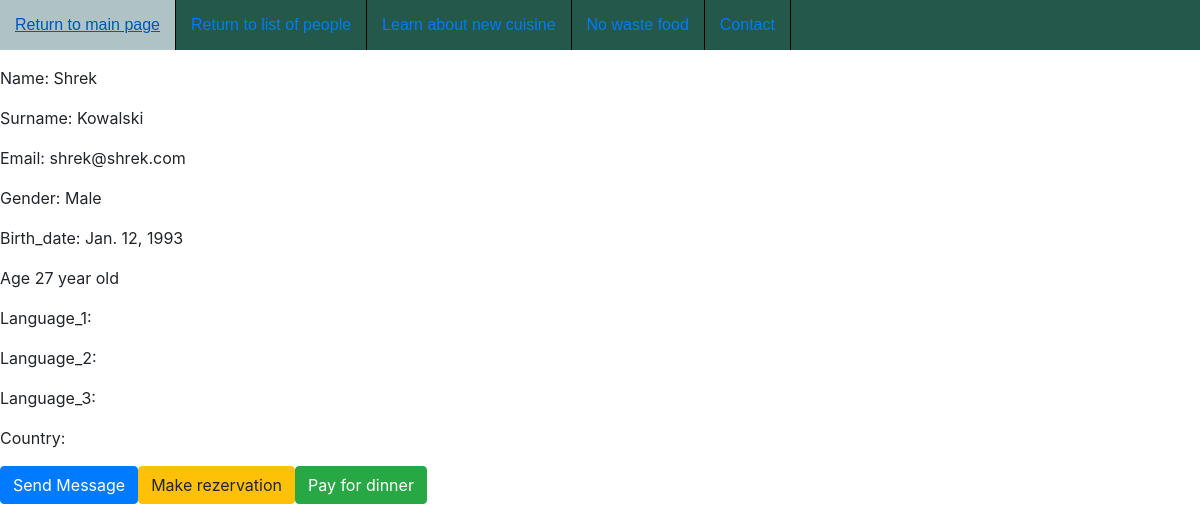
/user_detail/9/, run on the app's committed database.
### cooking/models.py (models this page shows)
class CustomUser(User):
    GENDER_CHOICES = (
        ('M', 'Male'),
        ('F', 'Female'),
    )
    gender = models.CharField(max_length=1, choices=GENDER_CHOICES, default='M')
    birth_date = models.DateField(blank=True, null=True)
    language_1 = models.CharField(max_length=32, default='')
    language_2 = models.CharField(max_length=32, default='')
    language_3 = models.CharField(max_length=32, default='')
    country = CountryField(default='')
    @property
    def age(self):
        age = int(
            (datetime.now().date() - self.birth_date).days / 365.25)  ### help count how old users, no needed do migrate
        return (f"{age} year old")

### cooking/views.py (the view)
# urls.py: path('user_detail/<int:custom>/', UserrView.as_view(), name="user"),
class UserrView(View):
    def get(self, request, custom):
        custom = CustomUser.objects.get(pk=custom)
        ctx = {
            'custom': custom,
        }
        return render(request, 'user.html', ctx)

### cooking/templates/user.html (shortened to what this page needs)
<!DOCTYPE html>
<html lang="en">
<head>
   {% load static %}
<link rel="stylesheet" type="text/css" href="{% static 'CSS/bar.css' %}">
<link rel="stylesheet" href="https://maxcdn.bootstrapcdn.com/bootstrap/4.0.0/css/bootstrap.min.css">
</head>
<body>
<ul>
<li><a href="{% url 'index' %}" >Return to main page</a></li>
<li><a href="{% url 'meet' %}">Return to list of people</a></li>
<li><a href="{% url 'cuisine' %}">Learn about new cuisine</a></li>
<li><a href="{% url 'waste_food' %}">No waste food</a></li>
<li><a href="{% url 'contact' %}">Contact</a></li>
</ul>
<p>Name: {{custom.username}}</p>
<p>Surname: {{custom.last_name}}</p>
<p>Email: {{custom.email}}</p>
<p>Gender: {{custom.get_gender_display}}</p>
<p>Birth_date: {{custom.birth_date}}</p>
<p>Age {{custom.age}}</p>
<p>Language_1: {{custom.language_1}}</p>
<p>Language_2: {{custom.language_2}}</p>
<p>Language_3: {{custom.language_3}}</p>
<p>Country: {{custom.country.name}}</p>
<div class="your-class">
<form method="get" action="/message/send/">
<button type="submit" class="btn btn-primary">Send Message</button>
</form>
<form method="get" action="/rezervation">
<button type="submit" class="btn btn-warning">Make rezervation</button>
</form>
<form method="get" action="/pay">
<button type="submit" class="btn btn-success">Pay for dinner</button>
</div>
</body>
</html>

### cooking/static/CSS/bar.css (style rules this page uses)
ul { list-style: none; margin: 0; padding-left: 0; margin-top:25px; background:#23584a; height: 50px; }
a { text-decoration: none; background:#23584a; color:#fff; padding:0px 15px; font-family: arial; line-height:50px; display: block; border-right: 1px solid black; -moz-transition: all 0.3s 0.01s ease; -o-transition: all 0.3s 0.01s ease; -webkit-transition: all 0.3s 0.01s ease; }
li { float:left; }

### cooking/templates/user.html (style rules this page uses)
.your-class button { float:left; }

### data on the page
CustomUser: gender "Male", birth_date "Jan. 12, 1993", age "27 year old"

### other printed values
{{ custom.username }} "Shrek"
{{ custom.last_name }} "Kowalski"
{{ custom.email }} "shrek@shrek.com"
